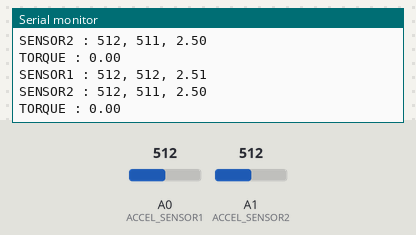
The program below on a simulated Arduino Uno, built with avr-gcc and run on an emulated ATmega328P. On the bench: the last lines printed to the serial monitor. Inputs (shaded band) come from the test bench; at power-on: A0 (ACCEL_SENSOR1) = 512, A1 (ACCEL_SENSOR2) = 512.

Above: at 1.2 s.
1.3 s: A0 (ACCEL_SENSOR1) set to 716
At 1.41 s:
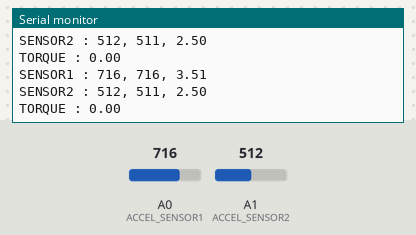
2.8 s: A1 (ACCEL_SENSOR2) set to 716
At 2.81 s:
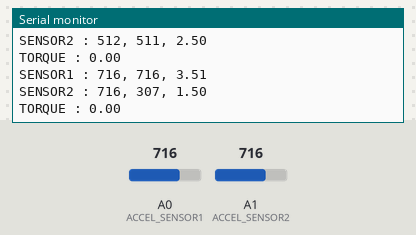
4.3 s: A0 (ACCEL_SENSOR1) set to 900
At 4.41 s:
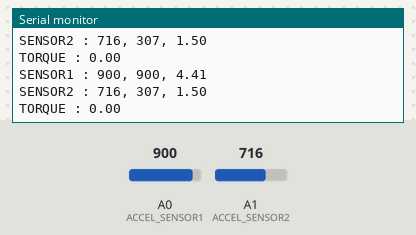
5.8 s: A1 (ACCEL_SENSOR2) set to 900
At 5.81 s:
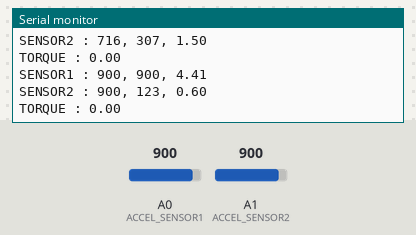
Timing chart, 0 to 8.3 s (numbered marks = the images above; inputs shaded):
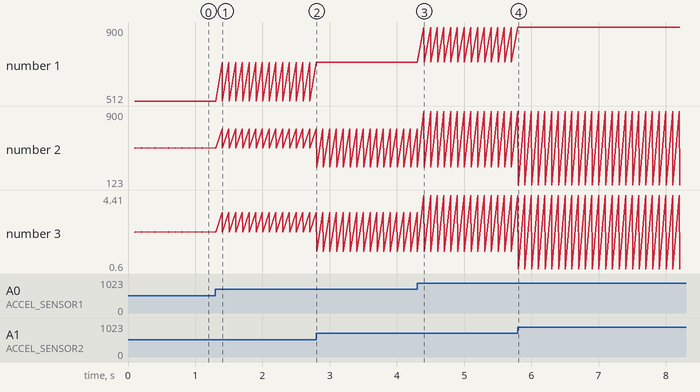

Measured:
- after the input at 1.3 s, the serial monitor: prints a new line after 0.10 s (image 1)
- after the input at 2.8 s, the serial monitor: prints a new line at once (image 2)
- after the input at 4.3 s, the serial monitor: prints a new line after 0.10 s (image 3)
- after the input at 5.8 s, the serial monitor: prints a new line at once (image 4)
- plotted number 2: 511 → 307 after the input at 2.8 s, 307 → 123 after the input at 5.8 s
- plotted number 3: 2.5 → 1.5 after the input at 2.8 s, 1.5 → 0.6 after the input at 5.8 s

The program:

main.cpp
```cpp
#include <Arduino.h>
#include <MsTimer2.h>
#include "Accel.hpp"

#define ACCEL_SENSOR1 (A0)
#define ACCEL_SENSOR2 (A1)

Accel *accel;
unsigned short val1, val2;
float torque;

void interrupt(void);

void setup() {
    accel = new Accel();
    val1 = 0;
    val2 = 0;
    pinMode(ACCEL_SENSOR1, INPUT);
    pinMode(ACCEL_SENSOR2, INPUT);

    torque = 0;

    MsTimer2::set(100, interrupt);
    MsTimer2::start();

    Serial.begin(115200);
}

void loop() {
    val1 = analogRead(ACCEL_SENSOR1);
    val2 = analogRead(ACCEL_SENSOR2);

    accel->setValue(val1, val2);
    torque = accel->getTorque();
}

void interrupt(void)
{
    Serial.print("SENSOR1 : ");
    Serial.print(val1);
    Serial.print(", ");
    Serial.print(accel->getValue(0));
    Serial.print(", ");
    Serial.println(accel->getValue(0) * 0.0049f);
    Serial.print("SENSOR2 : ");
    Serial.print(val2);
    Serial.print(", ");
    Serial.print(accel->getValue(1));
    Serial.print(", ");
    Serial.println(accel->getValue(1) * 0.0049f);
    Serial.print("TORQUE : ");
    Serial.println(torque);
    Serial.println();
}
```
